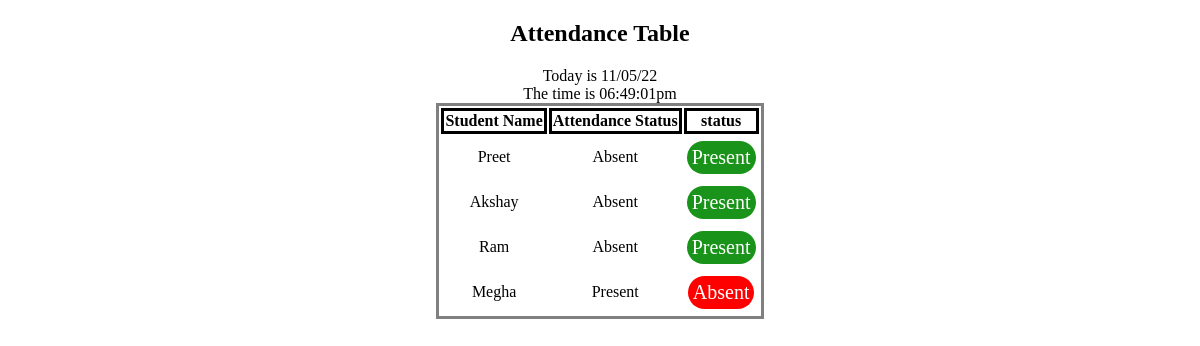
The page /course_page.php on the database its author committed.
### tables this page shows
CREATE TABLE `courses` (
  `id` int(11) NOT NULL,
  `Course_name` varchar(50) NOT NULL,
  `status` varchar(100) NOT NULL,
  `date` varchar(30) NOT NULL
);

### course_page.php (the view, shortened to what this page needs)
<?php
	$con = mysqli_connect("localhost","root","","attendancedb");
	$sql = "SELECT * FROM `courses`";
	$Sql_query = mysqli_query($con,$sql);
	$All_courses = mysqli_fetch_all($Sql_query,MYSQLI_ASSOC);
?>
<!DOCTYPE html>
<html lang="en">
<head>
</head>
<body>
	<center><h2>Attendance Table</h2></center>
	<center><table>
		<tr>
			<th>Student Name</th>
			<th>Attendance Status</th>
			<th>status</th>
		</tr>
		<?php
              echo "Today is " . date("d/m/y") . "<br>";
			foreach ($All_courses as $course) { ?>
			<tr>
				<td><?php echo $course['Course_name']; ?></td>
				<td><?php
						if($course['status']=="1")
							echo "Present";
						else
							echo "Absent";
					?>
				</td>
				<td>
					<?php
					if($course['status']=="1")
						echo
"<a href=deactivate.php?id=".$course['id']." class='btn red'>Absent</a>";
					else
						echo
"<a href=activate.php?id=".$course['id']." class='btn green'>Present</a>";
					?>
			</tr>
		<?php
			}
		?>
	</table></center>
</body>
</html>

### course_page.php (style rules this page uses)
.btn { background-color: red; border: none; color: white; padding: 5px 5px; text-align: center; text-decoration: none; display: inline-block; font-size: 20px; margin: 4px 2px; cursor: pointer; border-radius: 20px; }
.green { background-color: #199319; }
.red { background-color: red; }
table,th { border-style : solid; border-width : 1; text-align :center; }
td { text-align :center; }

### rows shown on the page
courses: Course_name "Preet", status "Absent"
courses: Course_name "Akshay", status "Absent"
courses: Course_name "Ram", status "Absent"
courses: Course_name "Megha", status "Present"
